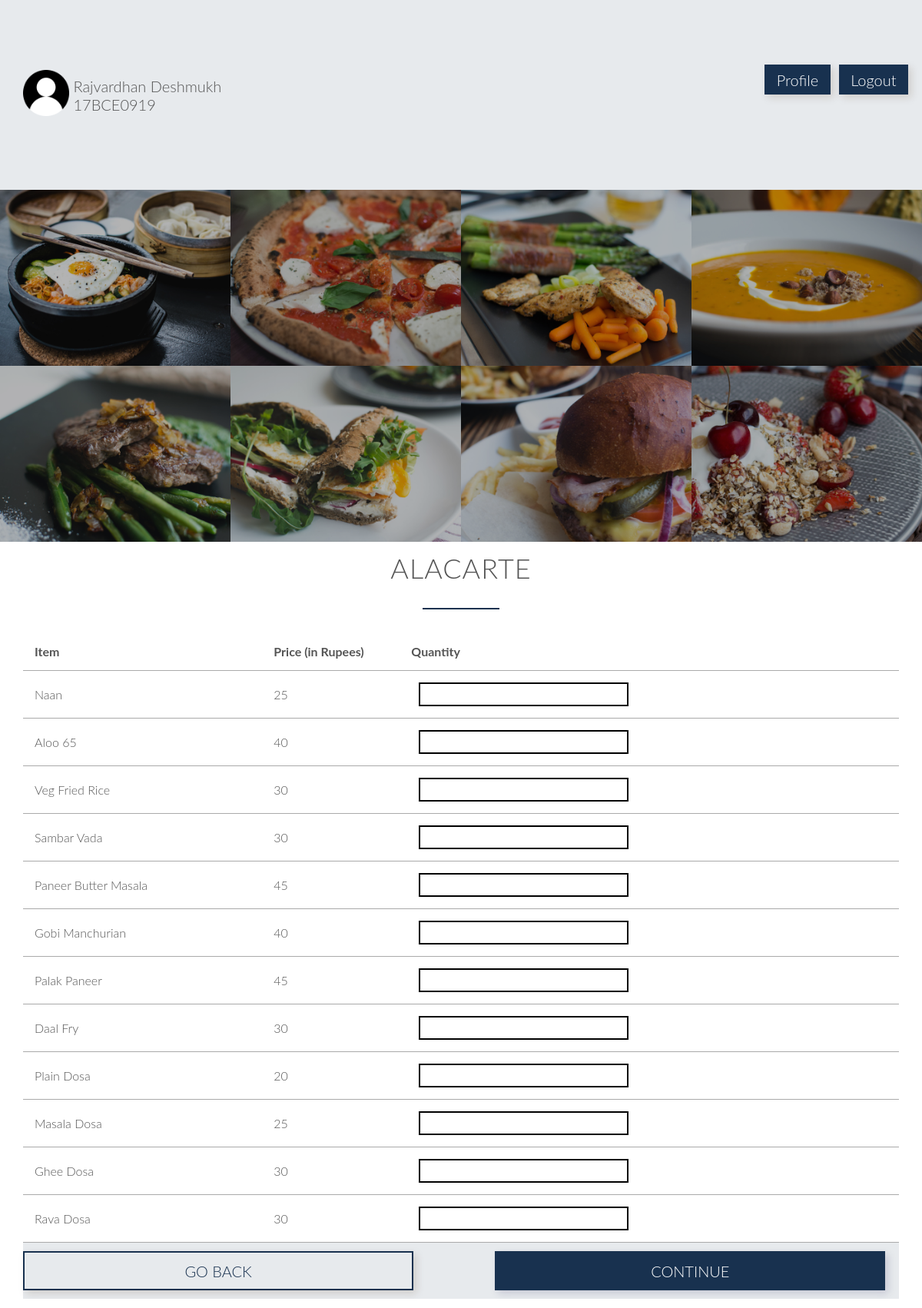
Page /aladc.php (signed in) on the committed database.
### tables this page shows
CREATE TABLE `customer` (
  `custid` varchar(10) NOT NULL,
  `name` varchar(25) DEFAULT NULL,
  `wallet` int(11) DEFAULT NULL,
  `hblock` varchar(2) DEFAULT NULL,
  `hroom` int(11) DEFAULT NULL,
  `phone` decimal(30,0) DEFAULT NULL
);

CREATE TABLE `dcalacarte` (
  `iid` int(11) NOT NULL,
  `name` varchar(30) DEFAULT NULL,
  `price` int(11) DEFAULT NULL,
  `time` int(11) NOT NULL
);

### aladc.php (the view, shortened to what this page needs)
<!DOCTYPE html>
<?php
    include('sessioncust.php');
    $uname = $_SESSION['login_user'];
    $sql = "SELECT * from customer where custid='$uname'";
    $result = mysqli_query($db,$sql);
    $row = mysqli_fetch_array($result,MYSQLI_ASSOC);
?>
<html>
    <head>
        <link rel="stylesheet" type="text/css" href="css/style.css">
        <link rel="stylesheet" type="text/css" href="css/grid.css">
    </head>
    <body>
        <section class="section-plans">
            <div class="row">
                <div class="col span-10-of-12">
                    <img src="images/person.png" style="border-radius: 20%; width: 5vw;">
                    <div style="display: inline-block; vertical-align: super"><?php echo $row['name']?><br><?php echo $row['custid']?></div>
                </div>
                <div class="col span-1-of-12"><a style="text-decoration: none; background-color: #18314f; padding: 10% 20%; color: white; vertical-align: text-bottom; margin-top: 20%; margin-bottom: 20%; box-shadow: 4px 4px 10px rgba(72, 39, 10, 0.15)" href="profile.php">Profile</a></div>
                <div class="col span-1-of-12"><a style="text-decoration: none; background-color: #18314f; padding: 10% 20%; color: white; vertical-align: text-bottom; margin-top: 20%; margin-bottom: 20%; box-shadow: 4px 4px 10px rgba(72, 39, 10, 0.15)" href="index.php">Logout</a></div>
            </div>
        </section>
        <section class="section-meals">
			<ul class="meals-show clearfix">
				<li>
					<figure class="meal-photo">
						<img src="images/1.jpg" alt="Korean bibimbap with egg and vegetables">
					</figure>
				</li>
				<li>
					<figure class="meal-photo">
						<img src="images/2.jpg" alt="Simple italian pizza with cherry tomatoes">
					</figure>
				</li>
				<li>
					<figure class="meal-photo">
						<img src="images/3.jpg" alt="Chicken breast steak with vegetables">
					</figure>
				</li>
				<li>
					<figure class="meal-photo">
						<img src="images/4.jpg" alt="Autumn pumpkin soup">
					</figure>
				</li>
			</ul>
			<ul class="meals-show clearfix">
				<li>
					<figure class="meal-photo">
						<img src="images/5.jpg" alt="Paleo beef steak with vegetables">
					</figure>
				</li>
				<li>
					<figure class="meal-photo">
						<img src="images/6.jpg" alt="Healthy baguette with egg and vegetables">
					</figure>
				</li>
				<li>
					<figure class="meal-photo">
						<img src="images/7.jpg" alt="Burger with cheddar and bacon">
					</figure>
				</li>
				<li>
					<figure class="meal-photo">
						<img src="images/8.jpg" alt="Granola with cherries and strawberries">
					</figure>
				</li>
			</ul>
		</section>
        <section class="section-cant">
            <div class="row">
                <h2>ALAcarte</h2>
            </div>
            <div class="row">
                <form method="post" id="sjt" name="sjt" action="<?php $_PHP_SELF ?>">
                <table>
                    <tr>
                        <td width=150><strong>Item</strong></td>
                        <td width=15><strong>Price (in Rupees)</strong></td>
                        <td width=15><strong>Quantity</strong></td>
                    </tr>
                    <?php
                        $ala = "SELECT * from dcalacarte";
                        $res = mysqli_query($db,$ala);
                        while($item = mysqli_fetch_array($res, MYSQLI_ASSOC)){
                            echo "<tr><td>".$item['name']."</td><td>".$item['price']."</td><td align=\"center\"><input type=\"numeric\" class=\"btnsmall\" id=\"".$item['iid']."\" name =\"".$item['iid']."\"></td>";
                        }
                    ?>
                </table>
                <div class="section-plans">
                <div class="row">
                <a style="text-decoration: none; color:#18314f;" href="homepage.php">
                    <div class="col span-5-of-11" style="box-shadow: 4px 4px 10px rgba(72, 39, 10, 0.15); text-align: center; padding: 1%;border: 2px solid #18314f;font-family: 'Lato','Arial', sans-serif;font-weight: 300;font-size: 20px;">
                        GO BACK
                    </div>
                </a>
                <div class="col"> &nbsp;&nbsp;&nbsp;&nbsp;&nbsp;&nbsp;&nbsp;&nbsp;&nbsp;&nbsp;&nbsp;&nbsp;&nbsp;&nbsp;&nbsp;&nbsp;</div>
                    <button class="col span-5-of-11" style="box-shadow: 4px 4px 10px rgba(12, 10, 72, 0.15); text-align: center; padding: 1%;border: 2px solid #18314f;background-color: #18314f; color: white; font-family: 'Lato','Arial', sans-serif;font-weight: 300;font-size: 20px;" type="submit" id="Submit" name="Submit" for="sjt">
                        CONTINUE
                    </button>
                </div>
                </div>
                </form>
            </div>
        </section>
   </body>
</html>

### css/style.css (style rules this page uses)
* { margin:0; padding: 0; -webkit-box-sizing: border-box; box-sizing: border-box; }
html, body { background-color: #fff; color: #555; font-family: 'Lato','Arial', sans-serif; font-weight: 300; font-size: 20px; text-rendering: optimizeLegibility; overflow-x: hidden; }
.clearfix { zoom: 1 }
.clearfix:after { content: '.'; clear: both; display: block; height: 0; visibility: hidden; }
.row { max-width: 1140px; margin: 0 auto; }
section { padding: 80px 0px; }
h1, h2, h3 { font-weight: 300; text-transform: uppercase; }
h2 { font-size: 180%; word-spacing: 2px; text-align: center; margin-bottom: 30px; letter-spacing: 1px; }
h2:after { display: block; height: 2px; background-color: #18314f; content: " "; width: 100px; margin: 0 auto; margin-top: 30px; }
.btnsmall { background-color: inherit; color: #000; text-decoration: none; font-size: 20px; border: 2px solid #000; margin-left: 10px; display: inline-block; padding: 2px; }
table { border:none; width: 100%; border-collapse: collapse; }
th, td { padding: 15px; text-align: left; vertical-align: middle; border: none; border-bottom: 1px solid #aaaaaa; }
.section-meals { padding: 0; }
.meals-show { list-style: none; width: 100%; }
.meals-show li { display: block; float: left; width:25%; }
.meal-photo { width:100%; margin: 0; overflow: hidden; background-color: #000; }
.meal-photo img { width: 100%; height: auto; -webkit-transform: scale(1.15); transform: scale(1.15); -webkit-transition: opacity 0.5s, -webkit-transform 0.5s; transition: opacity 0.5s, -webkit-transform 0.5s; transition: transform 0.5s, opacity 0.5s; transition: transform 0.5s, opacity 0.5s, -webkit-transform 0.5s; opacity: 0.7; }
.section-cant { padding: 1%; }
.section-plans { background-color: rgba(24, 49, 79, 0.1); }
form { font-size: 80%; }

### css/grid.css (style rules this page uses)
.row { zoom: 1; }
.row:before, .row:after { content:""; display:table; }
.row:after { clear:both; }
.col { display: block; float:left; margin: 1% 0 1% 1.6%; }
.col:first-child { margin-left: 0; }
.span-5-of-11 { width: 44.58%; }
.span-10-of-12 { width: 83.06%; }
.span-1-of-12 { width: 6.86%; }

### rows in the picture
customer: name "Rajvardhan Deshmukh", custid "17BCE0919"
dcalacarte: name "Naan", price "25"
dcalacarte: name "Aloo 65", price "40"
dcalacarte: name "Veg Fried Rice", price "30"
dcalacarte: name "Sambar Vada", price "30"
dcalacarte: name "Paneer Butter Masala", price "45"
dcalacarte: name "Gobi Manchurian", price "40"
dcalacarte: name "Palak Paneer", price "45"
dcalacarte: name "Daal Fry", price "30"
dcalacarte: name "Plain Dosa", price "20"
dcalacarte: name "Masala Dosa", price "25"
dcalacarte: name "Ghee Dosa", price "30"
dcalacarte: name "Rava Dosa", price "30"
